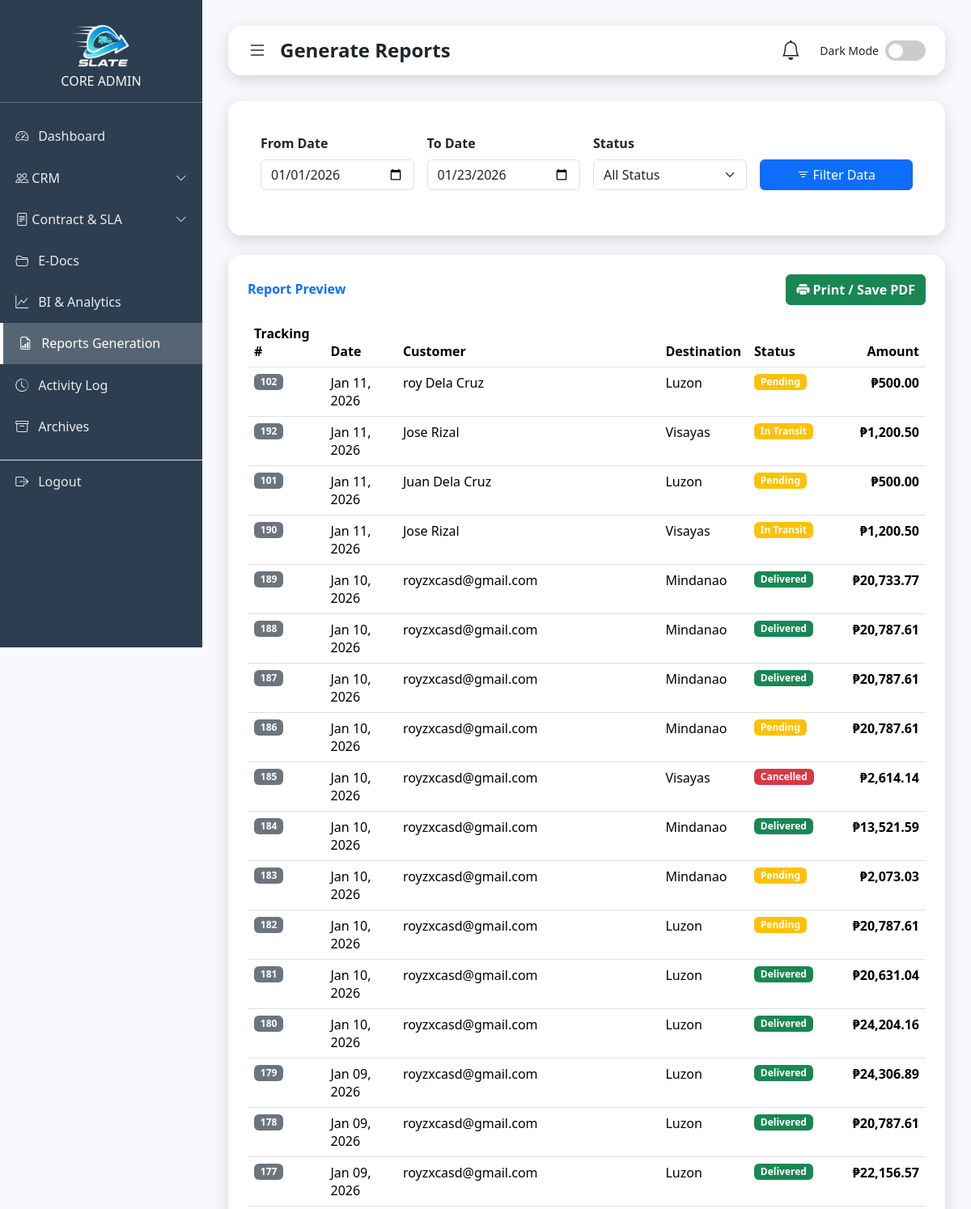
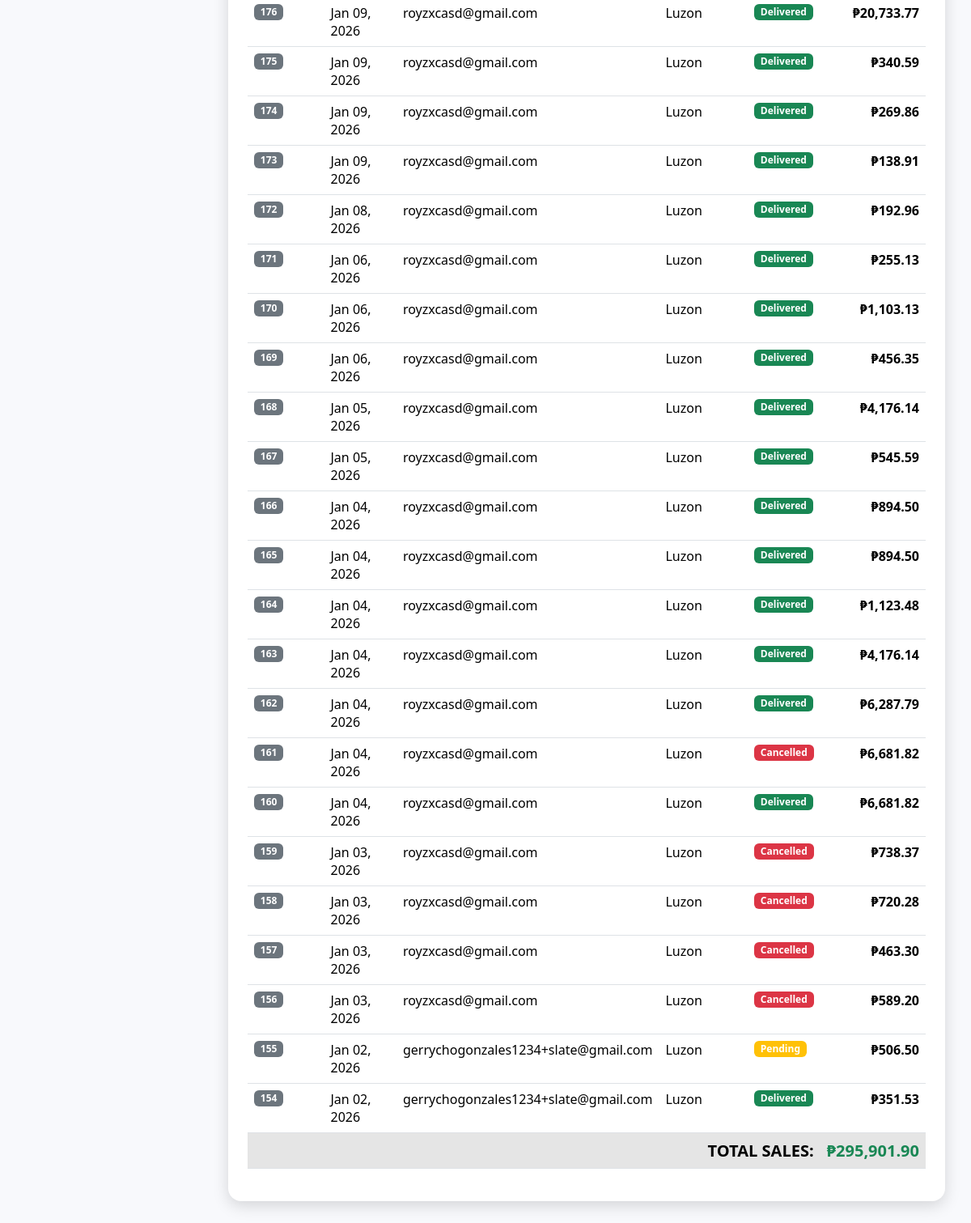
The app's page /admin_reports.php (signed in), older data (2 pictures, top to bottom).
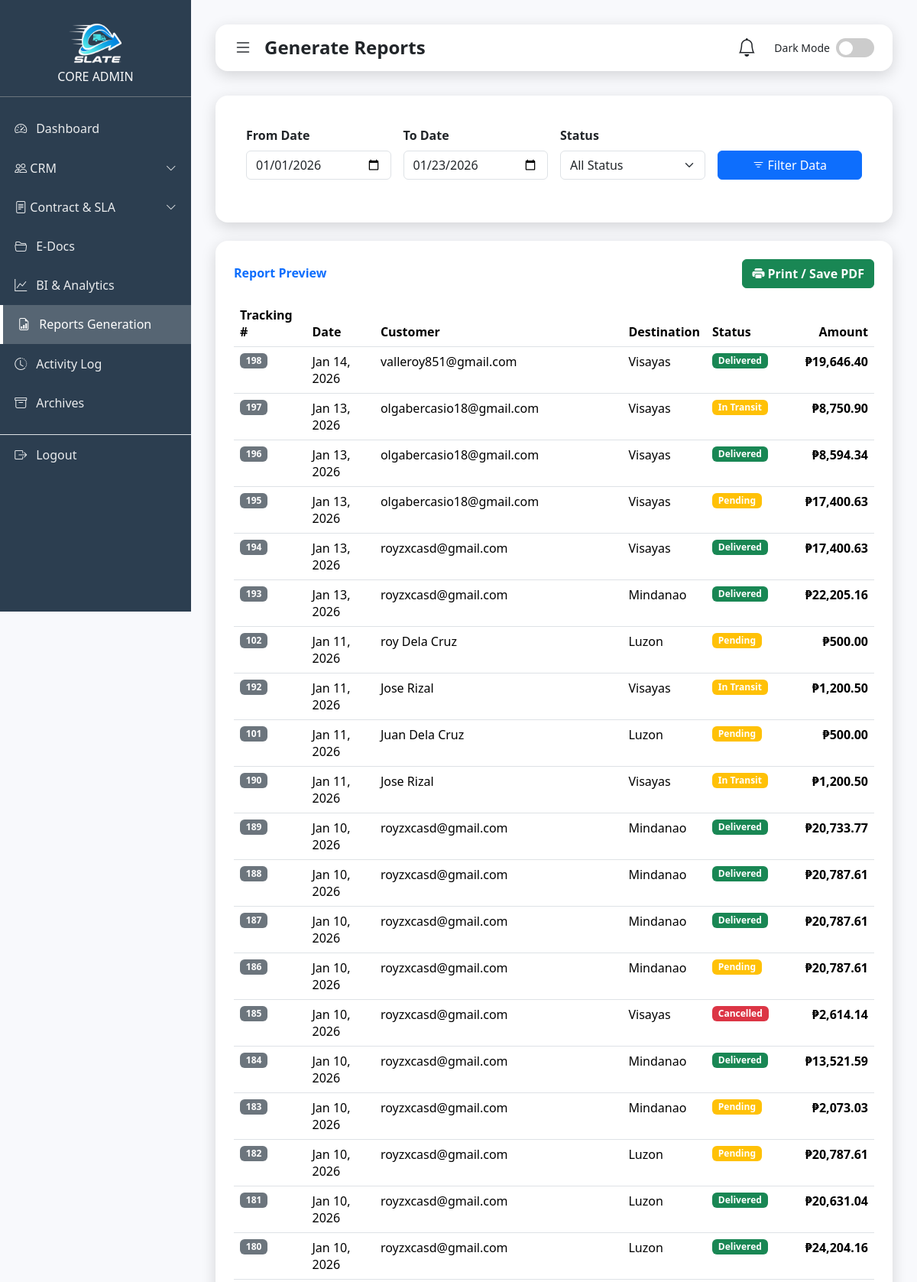
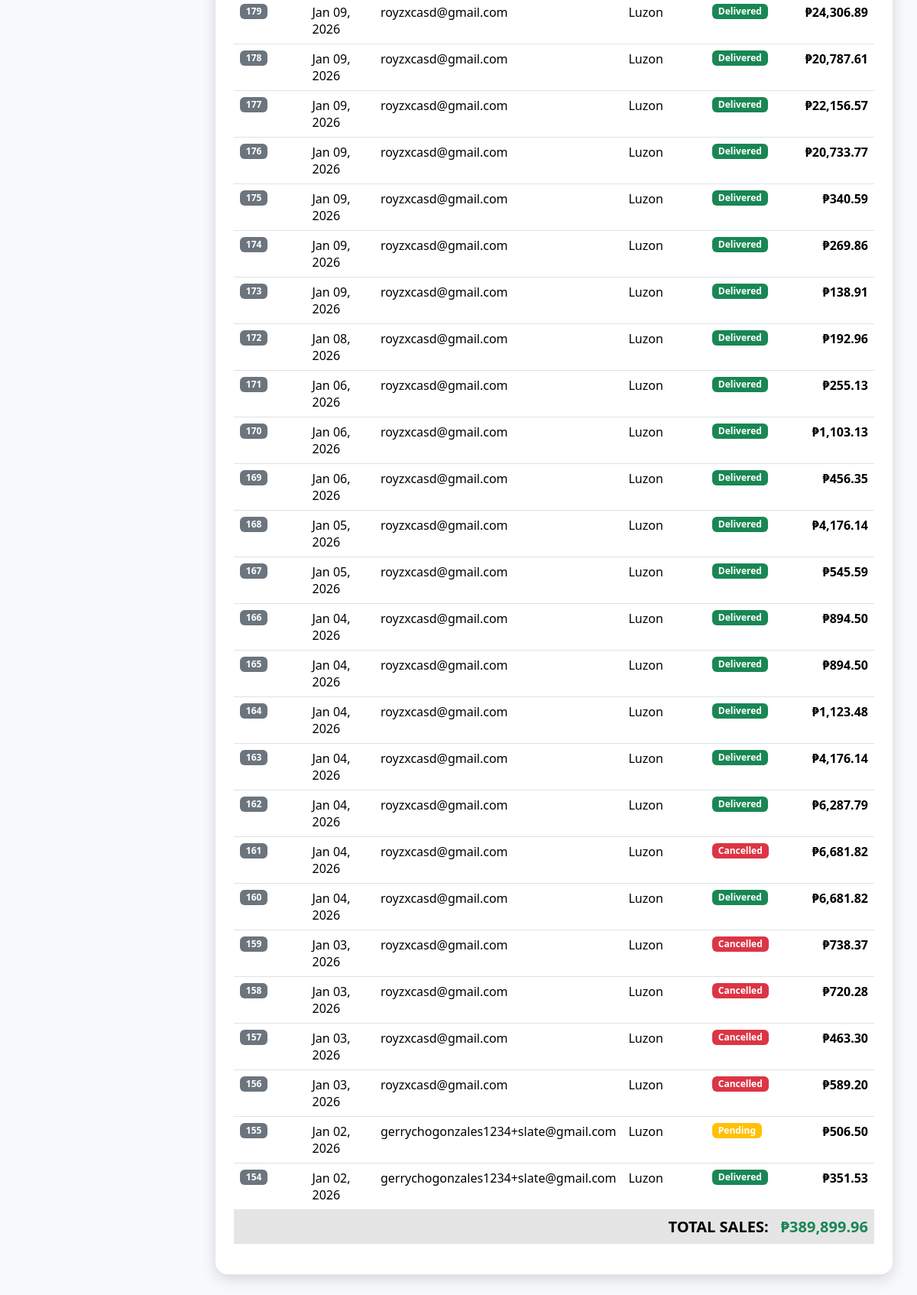
The same page, newer data (2 pictures, top to bottom).
### tables this page shows
CREATE TABLE `shipments` (
  `id` int(11) NOT NULL,
  `contract_number` varchar(50) DEFAULT NULL,
  `user_id` int(11) NOT NULL,
  `sender_name` varchar(100) NOT NULL,
  `sender_contact` varchar(50) DEFAULT NULL,
  `receiver_name` varchar(100) NOT NULL,
  `receiver_contact` varchar(50) DEFAULT NULL,
  `origin_address` varchar(255) DEFAULT NULL,
  `destination_address` varchar(255) DEFAULT NULL,
  `specific_address` text DEFAULT NULL,
  `address` varchar(255) DEFAULT NULL,
  `weight` decimal(10,2) NOT NULL,
  `package_type` varchar(50) DEFAULT NULL,
  `package_description` text NOT NULL,
  `distance_km` decimal(10,2) DEFAULT 0.00,
  `price` decimal(10,2) DEFAULT 0.00,
  `sla_agreement` text DEFAULT NULL,
  `payment_method` varchar(50) DEFAULT 'Unspecified',
  `bank_name` varchar(50) DEFAULT NULL,
  `status` varchar(50) DEFAULT 'Pending',
  `sla_status` enum('Met','Breached','Pending') DEFAULT 'Pending',
  `proof_image` varchar(255) DEFAULT NULL,
  `created_at` timestamp NOT NULL DEFAULT current_timestamp(),
  `ip_address` varchar(45) DEFAULT NULL,
  `ai_estimated_time` varchar(100) DEFAULT 'Calculating...',
  `target_delivery_date` datetime DEFAULT NULL,
  `rating` int(11) DEFAULT 0,
  `feedback_text` text DEFAULT NULL,
  `destination_island` varchar(50) DEFAULT 'Luzon'
);

### admin_reports.php (the view, shortened to what this page needs)
<?php
include("connection.php");
$startDate = isset($_GET['start_date']) ? $_GET['start_date'] : date('Y-m-01');
$endDate = isset($_GET['end_date']) ? $_GET['end_date'] : date('Y-m-d');
$statusFilter = isset($_GET['status']) ? $_GET['status'] : 'All';
$sql = "SELECT * FROM shipments WHERE DATE(created_at) BETWEEN '$startDate' AND '$endDate'";
$sql .= " ORDER BY created_at DESC";
$result = $conn->query($sql);
$totalSales = 0;
?>
<!DOCTYPE html>
<html lang="en">
<head>
  <link href="https://cdn.jsdelivr.net/npm/bootstrap@5.3.3/dist/css/bootstrap.min.css" rel="stylesheet">
  <link href="https://cdn.jsdelivr.net/npm/bootstrap-icons@1.11.3/font/bootstrap-icons.css" rel="stylesheet">
</head>
<body>
  <div class="sidebar" id="sidebar">
    <div>
      <div class="text-center p-3 border-bottom border-secondary">
        <img src="Remorig.png" alt="Logo" style="width: 100px;">
        <h6 class="mt-2 mb-0 text-light">CORE ADMIN</h6>
      </div>
      <nav class="mt-3">
        <a href="admin.php"><i class="bi bi-speedometer2"></i> Dashboard</a>
        <a href="#crmSubmenu" data-bs-toggle="collapse" class="d-flex justify-content-between">
            <span><i class="bi bi-people"></i> CRM</span><i class="bi bi-chevron-down small"></i>
        </a>
        <a href="#csmSubmenu" data-bs-toggle="collapse" class="d-flex justify-content-between">
            <span><i class="bi bi-file-text"></i> Contract & SLA</span><i class="bi bi-chevron-down small"></i>
        </a>
        <a href="E-Doc.php"><i class="bi bi-folder2-open"></i> E-Docs</a>
        <a href="BIFA.php"><i class="bi bi-graph-up"></i> BI & Analytics</a>
        <a href="admin_reports.php" class="active">
           <i class="bi bi-file-earmark-bar-graph"></i> Reports Generation
        </a>
        <a href="activity-log.php"><i class="bi bi-clock-history"></i> Activity Log</a>
        <a href="Archive.php"><i class="bi bi-archive"></i> Archives</a>
        <a href="logout.php" class="border-top mt-3"><i class="bi bi-box-arrow-right"></i> Logout</a>
      </nav>
    </div>
  </div>
  <div class="content" id="mainContent">
    <div class="header">
      <div class="d-flex align-items-center gap-3">
        <i class="bi bi-list fs-4" id="hamburger" style="cursor: pointer;"></i>
        <h4 class="fw-bold mb-0">Generate Reports</h4>
      </div>
      <div class="d-flex align-items-center gap-2">
        <div class="dropdown me-3">
    <a href="#" class="text-dark position-relative" id="notifDropdown" data-bs-toggle="dropdown" onclick="markRead()">
        <i class="bi bi-bell fs-4"></i>
    </a>
</div>
        <small>Dark Mode</small>
        <label class="theme-switch">
          <input type="checkbox" id="adminThemeToggle"><span class="slider"></span>
        </label>
      </div>
    </div>
    <div class="card mb-4">
        <div class="card-body">
            <form method="GET" class="row g-3 align-items-end">
                <div class="col-md-3">
                    <label class="form-label fw-bold">From Date</label>
                    <input type="date" name="start_date" class="form-control" value="<?php echo $startDate; ?>" required>
                </div>
                <div class="col-md-3">
                    <label class="form-label fw-bold">To Date</label>
                    <input type="date" name="end_date" class="form-control" value="<?php echo $endDate; ?>" required>
                </div>
                <div class="col-md-3">
                    <label class="form-label fw-bold">Status</label>
                    <select name="status" class="form-select">
                        <option value="All" <?php if($statusFilter=='All') echo 'selected'; ?>>All Status</option>
                    </select>
                </div>
                <div class="col-md-3">
                    <button type="submit" class="btn btn-primary w-100"><i class="bi bi-filter"></i> Filter Data</button>
                </div>
            </form>
        </div>
    </div>
    <div class="card">
        <div class="d-flex justify-content-between align-items-center mb-3">
            <h6 class="m-0 fw-bold text-primary">Report Preview</h6>
            <a href="print_report.php?start_date=<?php echo $startDate; ?>&end_date=<?php echo $endDate; ?>&status=<?php echo $statusFilter; ?>"
               target="_blank"
               class="btn btn-success fw-bold">
               <i class="bi bi-printer-fill"></i> Print / Save PDF
            </a>
        </div>
        <div class="table-responsive">
            <table class="table table-hover">
                <thead>
                    <tr>
                        <th>Tracking #</th>
                        <th>Date</th>
                        <th>Customer</th>
                        <th>Destination</th>
                        <th>Status</th>
                        <th class="text-end">Amount</th>
                    </tr>
                </thead>
                <tbody>
                    <?php
                    if ($result->num_rows > 0):
                        while($row = $result->fetch_assoc()):
                            $totalSales += $row['price'];
                    ?>
                    <tr>
                        <td><span class="badge bg-secondary"><?php echo $row['id']; ?></span></td>
                        <td><?php echo date('M d, Y', strtotime($row['created_at'])); ?></td>
                        <td><?php echo $row['sender_name']; ?></td>
                        <td><?php echo $row['destination_island']; ?></td>
                        <td>
                            <?php
                                $s = $row['status'];
                                $badge = ($s=='Delivered')?'success':(($s=='Cancelled')?'danger':'warning');
                                echo "<span class='badge bg-$badge'>$s</span>";
                            ?>
                        </td>
                        <td class="text-end fw-bold">₱<?php echo number_format($row['price'], 2); ?></td>
                    </tr>
                    <?php endwhile; else: ?>
                    <tr><td colspan="6" class="text-center text-muted">No records found for this date range.</td></tr>
                    <?php endif; ?>
                </tbody>
                <tfoot>
                    <tr class="table-active">
                        <td colspan="5" class="text-end fw-bold fs-5">TOTAL SALES:</td>
                        <td class="text-end fw-bold fs-5 text-success">₱<?php echo number_format($totalSales, 2); ?></td>
                    </tr>
                </tfoot>
            </table>
        </div>
    </div>
  </div>
</body>
</html>

### admin_reports.php (style rules this page uses)
:root { --primary: #4e73df; --secondary: #f8f9fc; --dark-bg: #1e1e2f; --dark-card: #2b2b40; --light-text: #f8f9fa; --radius: 1rem; --shadow: 0 0.35rem 1.2rem rgba(0, 0, 0, 0.15); }
body { font-family: 'Segoe UI', system-ui, sans-serif; background-color: var(--secondary); transition: all 0.3s ease; }
.sidebar { width: 250px; height: 100vh; background: #2c3e50; color: white; position: fixed; top: 0; left: 0; display: flex; flex-direction: column; transition: 0.3s; z-index: 1000; overflow-y: auto; }
.content { margin-left: 250px; padding: 2rem; transition: 0.3s; }
.sidebar a { display: flex; align-items: center; gap: 0.75rem; padding: 0.85rem 1.2rem; text-decoration: none; color: rgba(255,255,255,0.9); }
.sidebar a:hover, .sidebar a.active { background: rgba(255,255,255,0.2); border-left: 4px solid #fff; color: white; }
.header { background: white; border-radius: var(--radius); box-shadow: var(--shadow); padding: 1rem 1.5rem; display: flex; justify-content: space-between; align-items: center; margin-bottom: 2rem; }
.card { border: none; border-radius: var(--radius); padding: 1.5rem; background: white; box-shadow: var(--shadow); margin-bottom: 1.5rem; }
.theme-switch { width: 50px; height: 25px; position: relative; display: inline-block; }
.slider { position: absolute; cursor: pointer; inset: 0; background-color: #ccc; border-radius: 34px; transition: .4s; }
.slider:before { position: absolute; content: ""; height: 18px; width: 18px; left: 4px; bottom: 3px; background-color: white; border-radius: 50%; transition: .4s; }

Row changes from the older to the newer data that the page shows:
added shipments: id "198", created_at "Jan 14, 2026", sender_name "valleroy851@gmail.com", destination_island "Visayas", status "Delivered", price "19,646.40"
added shipments: id "197", created_at "Jan 13, 2026", sender_name "olgabercasio18@gmail.com", destination_island "Visayas", status "In Transit", price "8,750.90"
added shipments: id "196", created_at "Jan 13, 2026", sender_name "olgabercasio18@gmail.com", destination_island "Visayas", status "Delivered", price "8,594.34"
added shipments: id "195", created_at "Jan 13, 2026", sender_name "olgabercasio18@gmail.com", destination_island "Visayas", status "Pending", price "17,400.63"
added shipments: id "194", created_at "Jan 13, 2026", sender_name "royzxcasd@gmail.com", destination_island "Visayas", status "Delivered", price "17,400.63"
added shipments: id "193", created_at "Jan 13, 2026", sender_name "royzxcasd@gmail.com", destination_island "Mindanao", status "Delivered", price "22,205.16"
Text that changed along with them:
$totalSales: "295,901.90" → "389,899.96"
